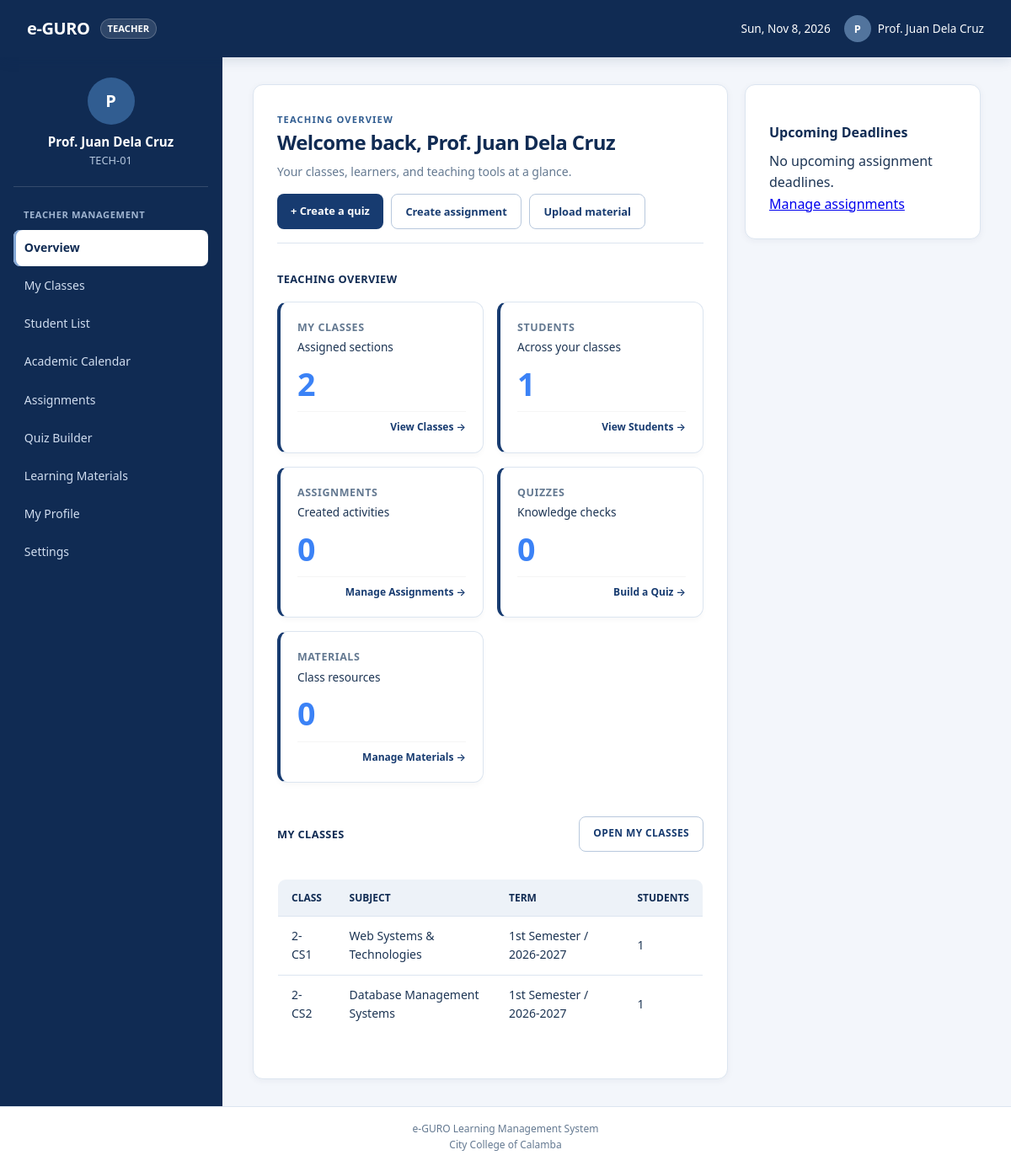
Page /teacher/dashboard.php (signed in) on the committed database.
### tables this page shows
CREATE TABLE IF NOT EXISTS `classes` (
    `id` INT AUTO_INCREMENT PRIMARY KEY,
    `code` VARCHAR(50) NOT NULL UNIQUE,
    `name` VARCHAR(150) NOT NULL,
    `teacher_id` INT NULL,
    `fiscal_year` VARCHAR(50) DEFAULT '2026-2027',
    `semester` VARCHAR(50) DEFAULT '1st Semester',
    `created_at` DATETIME DEFAULT CURRENT_TIMESTAMP,
    FOREIGN KEY (`teacher_id`) REFERENCES `users`(`id`) ON DELETE SET NULL
);

### includes/auth.php (called while the page is built, shortened)
<?php
function current_user(): ?array
{
    if (!empty($_SESSION['user'])) {
        return $_SESSION['user'];
    }
    return null;
}
function require_login(): array
{
    $user = current_user();
    return $user;
}
function require_role(string $role): array
{
    $user = require_login();
    return $user;
}

### includes/teacher_init.php (called while the page is built, shortened)
<?php
require_once __DIR__ . '/auth.php';
require_once __DIR__ . '/functions.php';
$user = require_role('teacher');
$pdo = Database::connect();
$classQuery = $pdo->prepare(
    'SELECT c.*, COALESCE(enrollment_counts.students_count, 0) AS students_count
     FROM classes c
     LEFT JOIN (
         SELECT class_id, COUNT(DISTINCT student_id) AS students_count
         FROM class_enrollments
         GROUP BY class_id
     ) enrollment_counts ON enrollment_counts.class_id = c.id
     WHERE c.teacher_id = ?
     ORDER BY c.code'
);
$classQuery->execute([$user['id']]);
$classes = $classQuery->fetchAll();

### includes/functions.php (called while the page is built, shortened)
<?php
function e($value): string
{
    return htmlspecialchars((string) $value, ENT_QUOTES, 'UTF-8');
}

### teacher/dashboard.php (the view, shortened to what this page needs)
<?php
require_once __DIR__ . '/../includes/teacher_init.php';
$classIds = array_column($classes, 'id');
$studentCount = 0;
$assignmentCount = 0;
$quizCount = 0;
$materialCount = 0;
$upcoming = [];
if ($classIds) {
    $params = array_map('intval', $classIds);
    $marks = implode(',', array_fill(0, count($params), '?'));
    $stmt = $pdo->prepare("SELECT COUNT(DISTINCT student_id) FROM class_enrollments WHERE class_id IN ($marks)");
    $stmt->execute($params);
    $studentCount = (int) $stmt->fetchColumn();
    $stmt = $pdo->prepare("SELECT COUNT(*) FROM assignments WHERE created_by = ?");
    $stmt->execute([$user['id']]);
    $assignmentCount = (int) $stmt->fetchColumn();
    $stmt = $pdo->prepare("SELECT COUNT(*) FROM quizzes WHERE created_by = ?");
    $stmt->execute([$user['id']]);
    $quizCount = (int) $stmt->fetchColumn();
    $stmt = $pdo->prepare("SELECT COUNT(*) FROM study_materials WHERE uploaded_by = ?");
    $stmt->execute([$user['id']]);
    $materialCount = (int) $stmt->fetchColumn();
    $stmt = $pdo->prepare(
        "SELECT a.title, a.deadline, c.code, 'Assignment' AS activity_type FROM assignments a
         JOIN classes c ON c.id = a.class_id
         WHERE c.teacher_id = ? AND a.deadline >= NOW()
         UNION ALL
         SELECT q.title, q.deadline, c.code, 'Quiz' AS activity_type FROM quizzes q
         JOIN classes c ON c.id = q.class_id
         WHERE c.teacher_id = ? AND q.deadline >= NOW()
         ORDER BY deadline LIMIT 5"
    );
    $stmt->execute([$user['id'], $user['id']]);
    $upcoming = $stmt->fetchAll();
}
include __DIR__ . '/../includes/header.php';
include __DIR__ . '/../includes/sidebar.php';
?>
<div class="main-content dashboard-grid">
    <main class="dashboard-main-area card dashboard-master-card">
        <div class="page-header">
            <p class="eyebrow">TEACHING OVERVIEW</p>
            <h2>Welcome back, <?= e($user['name']) ?></h2>
            <p>Your classes, learners, and teaching tools at a glance.</p>
            <div class="dashboard-shortcuts">
                <a class="btn" href="quizzes.php">+ Create a quiz</a>
                <a class="btn btn-outline" href="assignments.php">Create assignment</a>
                <a class="btn btn-outline" href="learning-materials.php">Upload material</a>
            </div>
        </div>
        <div class="section-break-title">Teaching Overview</div>
        <div class="card-grid">
            <?php foreach ([
                ['MY CLASSES', count($classes), 'Assigned sections', 'my-classes.php', 'View Classes'],
                ['STUDENTS', $studentCount, 'Across your classes', 'students.php', 'View Students'],
                ['ASSIGNMENTS', $assignmentCount, 'Created activities', 'assignments.php', 'Manage Assignments'],
                ['QUIZZES', $quizCount, 'Knowledge checks', 'quizzes.php', 'Build a Quiz'],
                ['MATERIALS', $materialCount, 'Class resources', 'learning-materials.php', 'Manage Materials'],
            ] as [$label, $count, $caption, $href, $action]): ?>
                <a class="card sub-card metric-card status-assigned" href="<?= e($href) ?>">
                    <div class="metric-card-top"><span class="metric-label"><?= e($label) ?></span><span class="metric-caption"><?= e($caption) ?></span></div>
                    <div class="metric-value"><?= (int) $count ?></div>
                    <div class="metric-card-footer"><span class="metric-action"><?= e($action) ?> &rarr;</span></div>
                </a>
            <?php endforeach; ?>
        </div>
        <div class="section-break-title dashboard-section-heading" id="classes">
            <span>My Classes</span>
            <a class="btn btn-outline btn-sm" href="my-classes.php">Open My Classes</a>
        </div>
        <div class="table-responsive">
            <table class="data-table">
                <thead><tr><th>Class</th><th>Subject</th><th>Term</th><th>Students</th></tr></thead>
                <tbody>
                <?php foreach ($classes as $class): ?>
                    <tr>
                        <td><?= e($class['code']) ?></td>
                        <td><?= e($class['name']) ?></td>
                        <td><?= e($class['semester'] . ' / ' . $class['fiscal_year']) ?></td>
                        <td><?= (int) $class['students_count'] ?></td>
                    </tr>
                <?php endforeach; ?>
                </tbody>
            </table>
        </div>
    </main>
    <aside class="bulletin-column card dashboard-master-card">
        <h3>Upcoming Deadlines</h3>
        <?php if ($upcoming): ?>
            <?php foreach ($upcoming as $item): ?>
                <article class="announcement-item">
                    <h4><?= e($item['title']) ?></h4>
                    <p class="announcement-meta"><?= e($item['activity_type']) ?> · <?= e($item['code']) ?> · <?= e(date('M j, Y g:i A', strtotime($item['deadline']))) ?></p>
                </article>
            <?php endforeach; ?>
        <?php else: ?>
            <p>No upcoming assignment deadlines.</p>
        <?php endif; ?>
        <p><a href="assignments.php">Manage assignments</a></p>
    </aside>
</div>
<?php include __DIR__ . '/../includes/footer.php'; ?>

### rows in the picture
classes: code "2-CS1", name "Web Systems & Technologies", semester+fiscal_year "1st Semester / 2026-2027", students_count "1"
classes: code "2-CS2", name "Database Management Systems", semester+fiscal_year "1st Semester / 2026-2027", students_count "1"

### other values in the picture
$user['role'] "TEACHER"
$avatarInitial "P"
$user['name'] "Prof. Juan Dela Cruz"
$user['student_id'] "TECH-01"
$sectionTitle "TEACHER MANAGEMENT"
$label "Overview"
$label "My Classes"
$label "Student List"
$label "Academic Calendar"
$label "Assignments"
$label "Quiz Builder"
$label "Learning Materials"
$label "My Profile"
$label "Settings"
$label "MY CLASSES"
